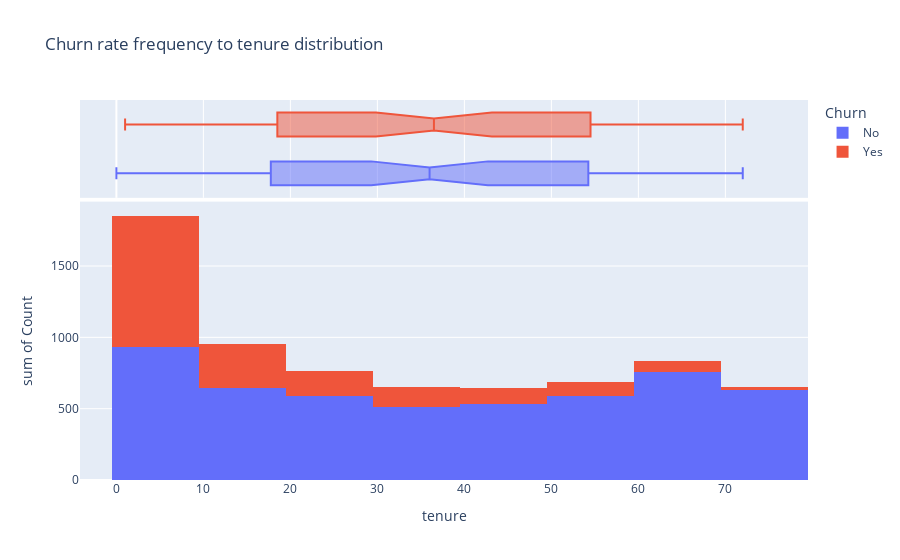

The notebook cell saved with this chart:
### Code cell
hist('tenure')

### Figure 1 — Plotly figure (JSON) as saved in the notebook; plotly's stock layout.template omitted (floating-point values rounded to 4 significant figures)
{"data": [{"alignmentgroup": "True", "bingroup": "x", "histfunc": "sum", "hovertemplate": "Churn=No<br>tenure=%{x}<br>sum of Count=%{y}<extra></extra>", "legendgroup": "No", "marker": {"color": "#636efa", "pattern": {"shape": ""}}, "name": "No", "offsetgroup": "No", "orientation": "v", "showlegend": true, "type": "histogram", "x": [0, 1, 2, 3, 4, 5, 6, 7, 8, 9, 10, 11, 12, 13, 14, 15, 16, 17, 18, 19, 20, 21, 22, 23, 24, 25, 26, 27, 28, 29, 30, 31, 32, 33, 34, 35, 36, 37, 38, 39, 40, 41, 42, 43, 44, 45, 46, 47, 48, 49, 50, 51, 52, 53, 54, 55, 56, 57, 58, 59, 60, 61, 62, 63, 64, 65, 66, 67, 68, 69, 70, 71, 72], "xaxis": "x", "y": [11, 233, 115, 106, 93, 69, 70, 80, 81, 73, 71, 68, 79, 71, 52, 62, 52, 61, 73, 54, 53, 46, 63, 72, 71, 56, 64, 59, 45, 57, 56, 49, 50, 50, 53, 73, 40, 50, 46, 42, 51, 56, 51, 50, 45, 55, 62, 54, 55, 51, 58, 60, 72, 56, 55, 55, 70, 57, 56, 52, 70, 68, 65, 68, 76, 67, 76, 88, 91, 87, 108, 164, 356], "yaxis": "y"}, {"alignmentgroup": "True", "hovertemplate": "Churn=No<br>tenure=%{x}<extra></extra>", "legendgroup": "No", "marker": {"color": "#636efa"}, "name": "No", "notched": true, "offsetgroup": "No", "showlegend": false, "type": "box", "x": [0, 1, 2, 3, 4, 5, 6, 7, 8, 9, 10, 11, 12, 13, 14, 15, 16, 17, 18, 19, 20, 21, 22, 23, 24, 25, 26, 27, 28, 29, 30, 31, 32, 33, 34, 35, 36, 37, 38, 39, 40, 41, 42, 43, 44, 45, 46, 47, 48, 49, 50, 51, 52, 53, 54, 55, 56, 57, 58, 59, 60, 61, 62, 63, 64, 65, 66, 67, 68, 69, 70, 71, 72], "xaxis": "x2", "yaxis": "y2"}, {"alignmentgroup": "True", "bingroup": "x", "histfunc": "sum", "hovertemplate": "Churn=Yes<br>tenure=%{x}<br>sum of Count=%{y}<extra></extra>", "legendgroup": "Yes", "marker": {"color": "#EF553B", "pattern": {"shape": ""}}, "name": "Yes", "offsetgroup": "Yes", "orientation": "v", "showlegend": true, "type": "histogram", "x": [1, 2, 3, 4, 5, 6, 7, 8, 9, 10, 11, 12, 13, 14, 15, 16, 17, 18, 19, 20, 21, 22, 23, 24, 25, 26, 27, 28, 29, 30, 31, 32, 33, 34, 35, 36, 37, 38, 39, 40, 41, 42, 43, 44, 45, 46, 47, 48, 49, 50, 51, 52, 53, 54, 55, 56, 57, 58, 59, 60, 61, 62, 63, 64, 65, 66, 67, 68, 69, 70, 71, 72], "xaxis": "x", "y": [380, 123, 94, 83, 64, 40, 51, 42, 46, 45, 31, 38, 38, 24, 37, 28, 26, 24, 19, 18, 17, 27, 13, 23, 23, 15, 13, 12, 15, 16, 16, 19, 14, 12, 15, 10, 15, 13, 14, 13, 14, 14, 15, 6, 6, 12, 14, 9, 15, 10, 8, 8, 14, 13, 9, 10, 8, 11, 8, 6, 8, 5, 4, 4, 9, 13, 10, 9, 8, 11, 6, 6], "yaxis": "y"}, {"alignmentgroup": "True", "hovertemplate": "Churn=Yes<br>tenure=%{x}<extra></extra>", "legendgroup": "Yes", "marker": {"color": "#EF553B"}, "name": "Yes", "notched": true, "offsetgroup": "Yes", "showlegend": false, "type": "box", "x": [1, 2, 3, 4, 5, 6, 7, 8, 9, 10, 11, 12, 13, 14, 15, 16, 17, 18, 19, 20, 21, 22, 23, 24, 25, 26, 27, 28, 29, 30, 31, 32, 33, 34, 35, 36, 37, 38, 39, 40, 41, 42, 43, 44, 45, 46, 47, 48, 49, 50, 51, 52, 53, 54, 55, 56, 57, 58, 59, 60, 61, 62, 63, 64, 65, 66, 67, 68, 69, 70, 71, 72], "xaxis": "x2", "yaxis": "y2"}], "layout": {"barmode": "relative", "legend": {"title": {"text": "Churn"}, "tracegroupgap": 0}, "title": {"text": "Churn rate frequency to tenure distribution"}, "xaxis": {"anchor": "y", "domain": [0, 1], "title": {"text": "tenure"}}, "xaxis2": {"anchor": "y2", "domain": [0, 1], "matches": "x", "showgrid": true, "showticklabels": false}, "yaxis": {"anchor": "x", "domain": [0, 0.7326], "title": {"text": "sum of Count"}}, "yaxis2": {"anchor": "x2", "domain": [0.7426, 1], "matches": "y2", "showgrid": false, "showline": false, "showticklabels": false, "ticks": ""}}}
